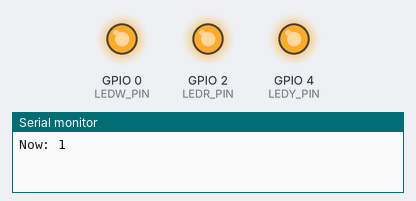
The program below on a simulated ESP8266 (NodeMCU). On the bench: output pins drawn as LEDs (lit = HIGH), the last lines printed to the serial monitor.

Above: at 2.5 s.
At 5.5 s:
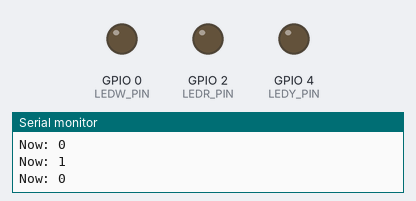
Timing chart, 0 to 6.6 s (numbered marks = the images above):
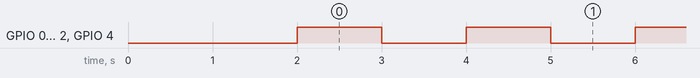

The program:

Main.cpp
```cpp
#include <Arduino.h>
#include <Pinout.h>

bool toggle = false;

void setup() {

  delay(2 * 1000);

  // Setup pins
  pinMode(LEDR_PIN, OUTPUT);
  pinMode(LEDW_PIN, OUTPUT);
  pinMode(LEDY_PIN, OUTPUT);

  digitalWrite(LEDR_PIN, LOW);
  digitalWrite(LEDW_PIN, LOW);
  digitalWrite(LEDY_PIN, LOW);

  Serial.begin(115200);     // Initialize serial port

}

void loop() {

  toggle = !toggle;

  Serial.printf("Now: %d\n", (int)toggle);
  digitalWrite(LEDR_PIN, toggle);
  digitalWrite(LEDW_PIN, toggle);
  digitalWrite(LEDY_PIN, toggle);

  delay(1 * 1000);
}
```

Pinout.h
```cpp
#ifndef PINOUT_INC
#define PINOUT_INC

// NODEMCU based on ESP8266

#define GPIO0_PIN 0
#define GPIO1_PIN 1
#define GPIO2_PIN 2
#define GPIO3_PIN 3
#define GPIO4_PIN 4
#define GPIO5_PIN 5
#define GPIO6_PIN 6
#define GPIO7_PIN 7
#define GPIO8_PIN 8
#define GPIO9_PIN 9
#define GPIO10_PIN 10
#define GPIO11_PIN 11
#define GPIO12_PIN 12
#define GPIO13_PIN 13
#define GPIO14_PIN 14
#define GPIO15_PIN 15
#define GPIO16_PIN 16
#define A0_PIN 17

// NODEMCU based on ESP8266 (human names)

#define PIN_D0 GPIO16_PIN // working as OUTPUT, do not use if deep sleep mode, NODE-MCU built-in !LED
#define PIN_D1 GPIO5_PIN
#define PIN_D2 GPIO4_PIN
#define PIN_D3 GPIO0_PIN  // working as OUTPUT
#define PIN_D4 GPIO2_PIN  // working as OUTPUT, ESP8266-12 built-in !LED
#define PIN_D5 GPIO14_PIN // working as OUTPUT
#define PIN_D6 GPIO12_PIN
#define PIN_D7 GPIO13_PIN  // RXD2
#define PIN_D8 GPIO15_PIN  // TXD2, working as OUTPUT
#define PIN_D9 GPIO3_PIN   // RXDO,  if used will break serial communication (uC <- PC), working as OUTPUT
#define PIN_D10 GPIO1_PIN  // TXDO, if used will break serial communication (uC -> PC), can work as OUTPUT
#define PIN_D11 GPIO9_PIN  // SDD2 / SD2 // cannot be used at all, internal
#define PIN_D12 GPIO10_PIN // SDD3 / SD3 // can be used as input only

// LEDS
#define LEDY_PIN PIN_D2 // YELLOW LED
#define LEDW_PIN PIN_D3 // WHITE LED
#define LEDR_PIN PIN_D4 // RED LED

#endif // PINOUT_INC
```

Measured:
- by itself, GPIO 0 (LEDW_PIN), GPIO 2 (LEDR_PIN), GPIO 4 (LEDY_PIN): alternates HIGH for 1.0 s and LOW for 1.0 s
